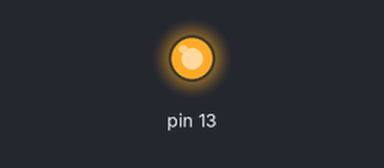
This sketch was run on a simulated Arduino Uno, built with avr-gcc and run on an emulated ATmega328P. On the bench: output pins drawn as LEDs (lit = HIGH).

Above: at 0.4 s.
At 38.2 s:
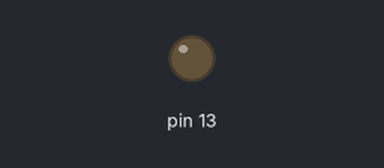
Timing chart, 0 to 44.2 s (numbered marks = the images above):
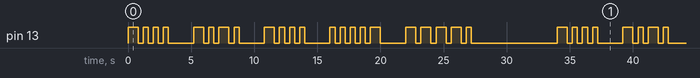

The sketch:

LionBeacon.ino
```cpp
// (licence header left out)
void setup()
{
  pinMode(13, OUTPUT);
  Serial.begin(9600);
}

#define TIME_UNIT 400

char morseAZ[] = ".-  -...-.-.-.. .   ..-.--. ......  .----.- .-..--  -.  --- .--.--.-.-. ... -   ..- ...-.-- -..--.----..";
char morse09[] = "-----.----..---...--....-.....-....--...---..----.";

void pause()
{
  delay(TIME_UNIT * 4);
}

void morse(char c)
{
  for (uint8_t ix = 0; ix < 5; ix++)
  {
    char symbol = ' ';

    if (c >= 'A' && c <= 'Z')
    {
      if (ix == 4)
      {
        break;
      }
      symbol = morseAZ[ix + ((c - 'A') * 4)];
    }

    if (c >= '0' && c <= '9')
    {
      symbol = morse09[ix + ((c - '0') * 5)];
    }

    digitalWrite(13, HIGH);
    delay(TIME_UNIT * ((symbol == '-') ? 2 : 1));
    digitalWrite(13, LOW);
    delay(TIME_UNIT);
  }

  pause();
}

void loop()
{
  // B C N
  // -...   -.-.   -.
  morse('B');
  morse('C');
  morse('N');
  morse('4');
  morse('9');

  pause();
  pause();
  pause();
}
```

Measured:
- by itself, pin 13: moves between LOW and HIGH, repeating every 34.0 s
- by itself, everything shown: repeats every 34.0 s, in 44 steps
